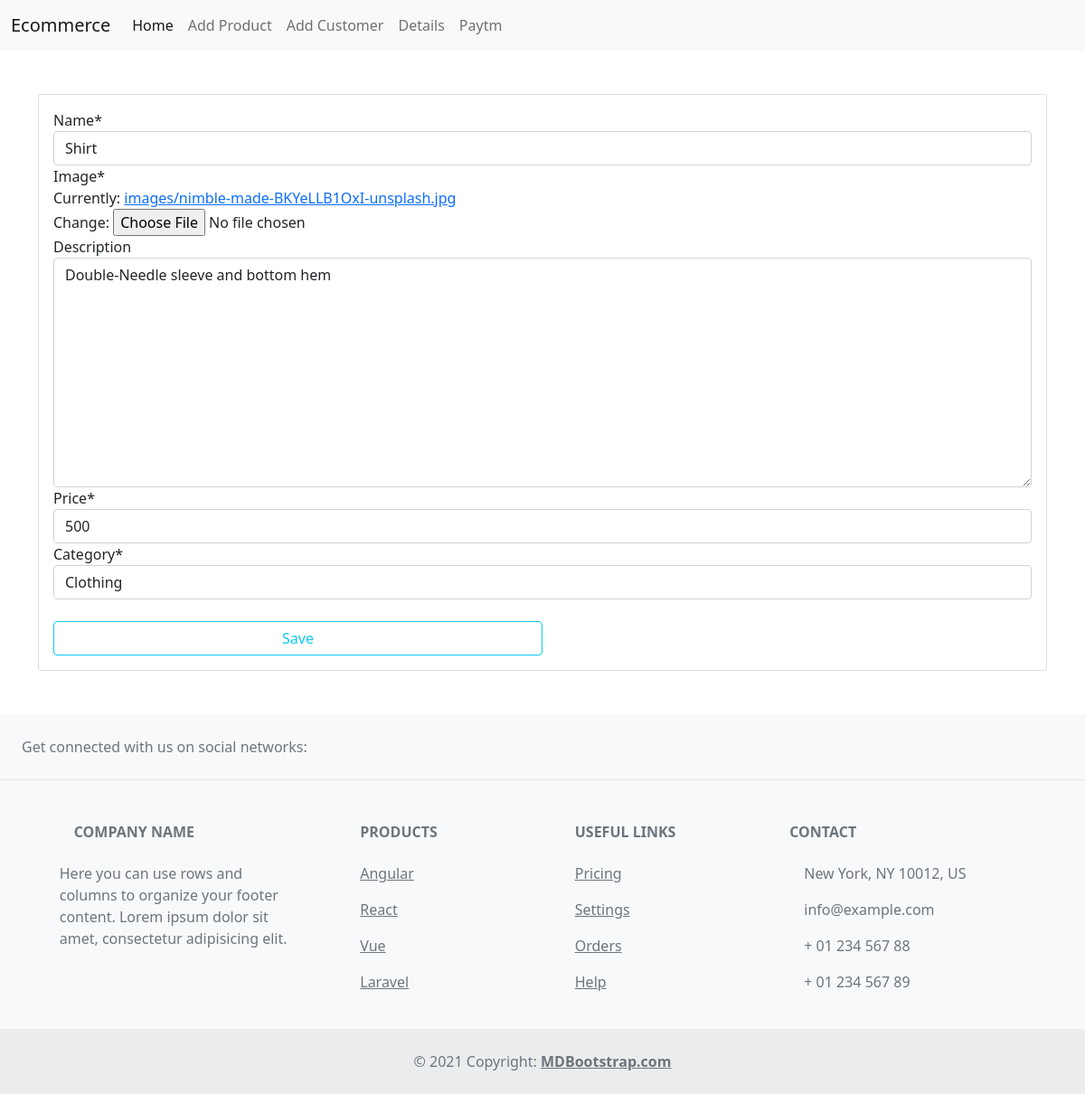
The app's page /update_products/1/ with its own data.
### ECOM/models.py (models this page shows, shortened)
class Products(models.Model):
	options = (
		('Electronics','Electronics'),
		('Clothing','Clothing'),
		)
	name = models.CharField(max_length=100)
	image = models.ImageField(upload_to='images')
	description = models.TextField(null=True,blank=True)
	price = models.IntegerField()
	category = models.CharField(max_length=100,choices = options,null=True)

### ECOM/views.py (the view)
# urls.py: path('update_products/<str:pk>/',views.editProducts,name = 'updateProducts'),
def editProducts(request,pk):
	form = ProductsForm()
	getProductID = Products.objects.get(id=pk)
	form = ProductsForm(instance = getProductID)
	if request.method == "POST":
		form = ProductsForm(request.POST,request.FILES,instance = getProductID)
		if form.is_valid():
			form.save()
			messages.success(request,'PRODUCTS UPDATED!')
			return redirect('product_dashboard')
	context = {'form':form}
	return render(request,'ECOM/edit_product.html',context)

### ECOM/forms.py
class ProductsForm(forms.ModelForm):
	class Meta:
		model = Products
		fields = '__all__'

### ECOM/templates/ECOM/edit_product.html (shortened to what this page needs)
{% extends 'ECOM/base.html' %}
{% load crispy_forms_tags %}
{% block content %}
<div class="container mt-5">
<div class="card">
  <div class="card-body">
  	<form method="POST" enctype='multipart/form-data'>
  		{{form|crispy}}
  		<br>
  		<input class="btn float-right btn-outline-info col-lg-6" type=submit value="Save" />
  	</form>
  </div>
</div>
</div>
{% endblock %}

### ECOM/templates/ECOM/base.html (style rules this page uses)
body { background-color: white; }

### records on screen
Products: name "Shirt", description "Double-Needle sleeve and bottom hem", price "500", category "Clothing"
